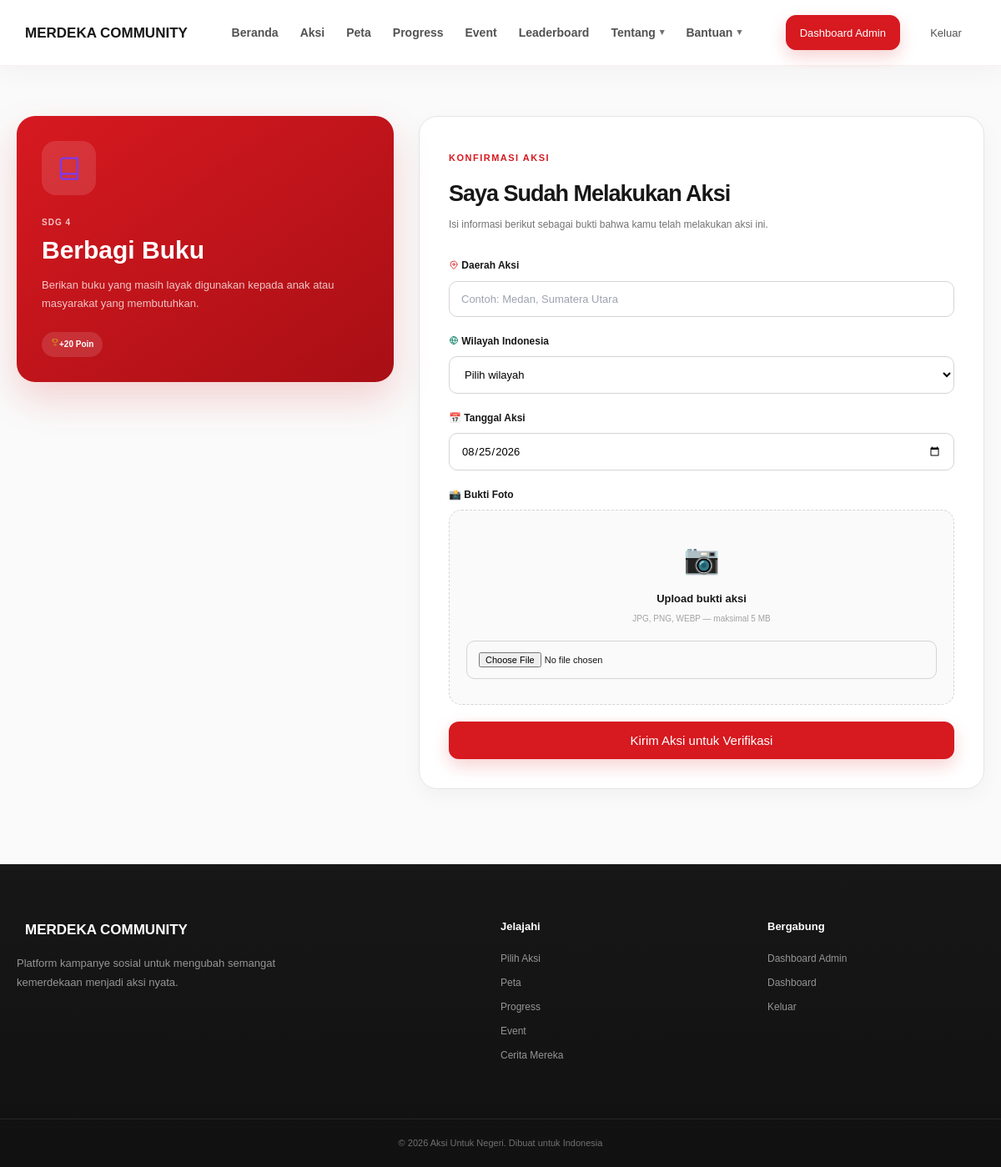
The page /lakukan-aksi.php?aksi=1 (signed in) on the database its author committed.
### tables this page shows
CREATE TABLE `aksi` (
  `id` int NOT NULL,
  `kategori_id` int NOT NULL,
  `nama_aksi` varchar(150) NOT NULL,
  `deskripsi` text NOT NULL,
  `poin` int DEFAULT '10',
  `tingkat_kesulitan` enum('Mudah','Sedang','Sulit') DEFAULT 'Mudah',
  `created_at` timestamp NULL DEFAULT CURRENT_TIMESTAMP
);

CREATE TABLE `kategori` (
  `id` int NOT NULL,
  `nama_kategori` varchar(100) NOT NULL,
  `icon` varchar(50) DEFAULT NULL,
  `warna` varchar(20) DEFAULT NULL,
  `sdg` varchar(100) DEFAULT NULL,
  `deskripsi` text
);

### lakukan-aksi.php (the view, shortened to what this page needs)
<?php
require_once "config/database.php";
$aksiId = isset($_GET['aksi'])
    ? (int) $_GET['aksi']
    : (int) ($_POST['aksi_id'] ?? 0);
$stmtAksi = mysqli_prepare(
    $conn,
    "SELECT
        aksi.*,
        kategori.nama_kategori,
        kategori.icon,
        kategori.sdg
     FROM aksi
     INNER JOIN kategori
        ON aksi.kategori_id = kategori.id
     WHERE aksi.id = ?
     LIMIT 1"
);
mysqli_stmt_bind_param(
    $stmtAksi,
    "i",
    $aksiId
);
mysqli_stmt_execute($stmtAksi);
$resultAksi =
    mysqli_stmt_get_result($stmtAksi);
$aksi =
    mysqli_fetch_assoc($resultAksi);
$success = "";
?>
<!DOCTYPE html>
<html lang="id">
<head>
    <link
        rel="stylesheet"
        href="assets/css/style.css"
    >
    <link rel="stylesheet" href="assets/css/pages.css">
</head>
<body class="action-page">
<?php
require __DIR__ . '/includes/navbar.php';
?>
<main class="action-main">
    <div class="container">
        <div class="action-layout">
            <div class="selected-action">
                <div class="selected-icon">
                </div>
                <span class="sdg">
                    <?= htmlspecialchars(
                        $aksi['sdg']
                    ) ?>
                </span>
                <h1>
                    <?= htmlspecialchars(
                        $aksi['nama_aksi']
                    ) ?>
                </h1>
                <p>
                    <?= htmlspecialchars(
                        $aksi['deskripsi']
                    ) ?>
                </p>
                <div class="selected-poin">
                    +<?= $aksi['poin'] ?>
                    Poin
                </div>
            </div>
            <div class="action-form-card">
                <div class="form-title">
                    <span class="section-label">
                         KONFIRMASI AKSI
                    </span>
                    <h2>
                        Saya Sudah Melakukan Aksi
                    </h2>
                    <p>
                        Isi informasi berikut sebagai
                        bukti bahwa kamu telah melakukan
                        aksi ini.
                    </p>
                </div>
                <?php if (!empty($success)): ?>
                    <div class="action-message action-success">
                        <?= htmlspecialchars(
                            $success
                        ) ?>
                    </div>
                    <div class="success-box">
                        <strong>
                            ✅ Aksi berhasil dikirim!
                        </strong>
                        <p>
                            Aksimu sekarang berstatus
                            <b>PENDING</b> dan akan
                            diperiksa oleh admin.
                        </p>
                        <a
                            href="dashboard.php"
                            class="btn btn-primary"
                            style="margin-top:15px;"
                        >
                            Lihat Dashboard →
                        </a>
                    </div>
                <?php else: ?>
                    <form
                        method="POST"
                        enctype="multipart/form-data"
                        class="action-form"
                    >
                        <div class="action-form-group">
                            <label for="daerah">
                            </label>
                            <input
                                type="text"
                                id="daerah"
                                name="daerah"
                                placeholder="Contoh: Medan, Sumatera Utara"
                                value="<?= htmlspecialchars(
                                    $_POST['daerah']
                                    ?? $user['daerah']
                                    ?? ''
                                ) ?>"
                                required
                            >
                        </div>
                        <div class="action-form-group">
                            <label for="wilayah">
                            </label>
                            <select
                                id="wilayah"
                                name="wilayah"
                                required
                                style="
                                    width:100%;
                                    padding:13px 14px;
                                    border:1px solid #d4d4d4;
                                    border-radius:10px;
                                    outline:none;
                                    font-size:13px;
                                    background:white;
                                "
                            >
                                <option value="">
                                    Pilih wilayah
                                </option>
                            </select>
                        </div>
                        <div class="action-form-group">
                            <label for="tanggal_aksi">
                                📅 Tanggal Aksi
                            </label>
                            <input
                                type="date"
                                id="tanggal_aksi"
                                name="tanggal_aksi"
                                max="<?= date('Y-m-d') ?>"
                                value="<?= htmlspecialchars(
                                    $_POST[
                                        'tanggal_aksi'
                                    ]
                                    ?? date('Y-m-d')
                                ) ?>"
                                required
                            >
                        </div>
                        <div class="action-form-group">
                            <label>
                                📸 Bukti Foto
                            </label>
                            <div class="upload-box">
                                <div class="upload-icon">
                                    📷
                                </div>
                                <strong>
                                    Upload bukti aksi
                                </strong>
                                <span>
                                    JPG, PNG, WEBP — maksimal 5 MB
                                </span>
                                <input
                                    type="file"
                                    name="bukti"
                                    accept="image/jpeg,image/png,image/webp"
                                    required
                                >
                            </div>
                        </div>
                        <button
                            type="submit"
                            class="btn btn-primary btn-large"
                            style="width:100%; border:none;"
                        >
                             Kirim Aksi untuk Verifikasi
                        </button>
                    </form>
                <?php endif; ?>
            </div>
        </div>
    </div>
</main>
<?php
require __DIR__ . '/includes/footer.php';
?>

### assets/css/style.css (style rules this page uses)
* { margin: 0; padding: 0; box-sizing: border-box; }
html { scroll-behavior: smooth; }
body { font-family: var(--font-body); background: radial-gradient( circle at top, rgba(215, 25, 32, 0.06), transparent 24% ), linear-gradient(180deg, #f9f9f9 0%, #f5f5f5 100%); color: #171717; line-height: 1.6; }
button, input, textarea, select { font-family: inherit; }
input::placeholder, textarea::placeholder { color: #9ca3af; }
:root { --font-body: Arial, Helvetica, sans-serif; --red: #d71920; --red-dark: #b51218; --red-light: #fff1f2; --white: #ffffff; --black: #171717; --gray-900: #262626; --gray-700: #525252; --gray-500: #737373; --gray-300: #d4d4d4; --gray-200: #e5e5e5; --gray-100: #f5f5f5; --green: #16a34a; --yellow: #eab308; --blue: #2563eb; --purple: #9333ea; --shadow-sm: 0 4px 15px rgba(0, 0, 0, 0.05); --shadow-md: 0 10px 30px rgba(0, 0, 0, 0.08); --shadow-lg: 0 20px 50px rgba(0, 0, 0, 0.12); --radius-sm: 10px; --radius-md: 18px; --radius-lg: 28px; --container: 1180px; }
.container { width: min( var(--container), calc(100% - 40px) ); margin: 0 auto; }
.btn { display: inline-flex; align-items: center; justify-content: center; gap: 8px; min-height: 42px; padding: 10px 18px; border: 1px solid transparent; border-radius: 12px; font-size: 14px; font-family: var(--font-body); font-weight: 400; letter-spacing: normal; line-height: 1; button, transition: transform 0.25s ease, box-shadow 0.25s ease, font-family: var(--font-body); letter-spacing: normal; }
.btn-primary { background: var(--red); color: var(--white); border-color: var(--red); box-shadow: 0 8px 20px rgba(215, 25, 32, 0.20); }
.btn-large { padding: 15px 26px; font-size: 15px; }
.section-label { display: inline-block; margin-bottom: 12px; color: var(--red); font-size: 11px; font-weight: 900; letter-spacing: 1.5px; }
.btn, button, .aksi-button, .social-btn, .verify-btn, .auth-button { font-family: var(--font-body); font-weight: 400 !important; letter-spacing: normal; }

### assets/css/pages.css (style rules this page uses)
.action-page { display: flex; flex-direction: column; min-height: 100vh; background: #fafafa; }
.action-main { flex: 1; padding: 60px 0 90px; }
.action-layout { display: grid; grid-template-columns: 0.8fr 1.2fr; gap: 30px; align-items: start; }
.selected-action { position: sticky; top: 100px; padding: 30px; border-radius: 22px; background: linear-gradient( 145deg, #d71920, #a80f15 ); color: white; box-shadow: 0 20px 45px rgba(215,25,32,0.18); }
.selected-icon { width: 65px; height: 65px; display: flex; align-items: center; justify-content: center; border-radius: 17px; background: rgba(255,255,255,0.12); font-size: 30px; }
.selected-action .sdg { display: block; margin-top: 25px; font-size: 10px; font-weight: 900; letter-spacing: 1px; opacity: 0.75; }
.selected-action h1 { margin-top: 7px; font-size: 30px; line-height: 1.2; }
.selected-action p { margin-top: 13px; color: rgba(255,255,255,0.75); font-size: 13px; line-height: 1.7; }
.selected-poin { display: inline-flex; margin-top: 22px; padding: 7px 11px; border-radius: 999px; background: rgba(255,255,255,0.12); font-size: 10px; font-weight: 900; }
.action-form-card { padding: 35px; border: 1px solid #e5e5e5; border-radius: 22px; background: white; box-shadow: 0 8px 25px rgba(0,0,0,0.04); }
.form-title h2 { font-size: 27px; letter-spacing: -1px; }
.form-title p { margin-top: 6px; color: #737373; font-size: 12px; }
.action-form { margin-top: 30px; }
.action-form-group { margin-bottom: 20px; }
.action-form-group label { display: block; margin-bottom: 8px; font-size: 12px; font-weight: 800; }
.action-form-group input { width: 100%; padding: 13px 14px; border: 1px solid #d4d4d4; border-radius: 10px; outline: none; font-size: 13px; }
.upload-box { position: relative; padding: 30px 20px; border: 1px dashed #d4d4d4; border-radius: 15px; background: #fafafa; text-align: center; transition: border-color 0.2s ease; }
.upload-icon { font-size: 35px; }
.upload-box strong { display: block; margin-top: 10px; font-size: 13px; }
.upload-box span { display: block; margin-top: 5px; color: #a3a3a3; font-size: 10px; }
.upload-box input { margin-top: 18px; width: 100%; font-size: 11px; }

### rows shown on the page
aksi: kategori.sdg "SDG 4", nama_aksi "Berbagi Buku", deskripsi "Berikan buku yang masih layak digunakan kepada anak atau masyarakat yang membutuhkan.", poin "20"
